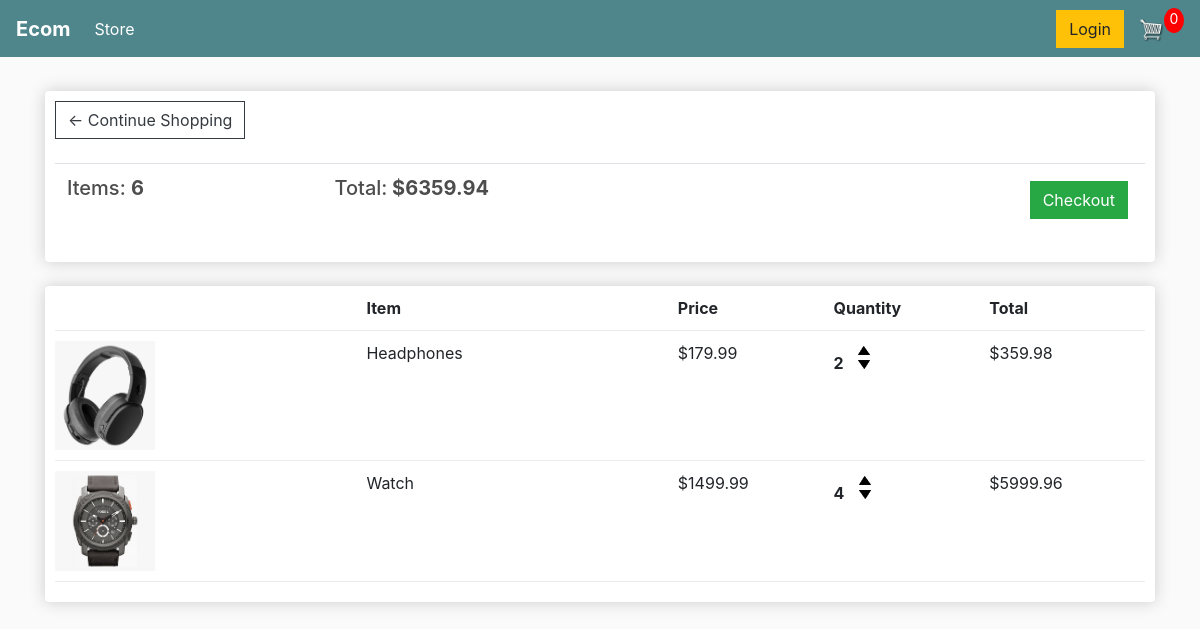
The app's page /cart/ (signed in) with its own data.
### products/models.py (models this page shows, shortened)
class Order(models.Model):
    customer = models.ForeignKey(Customer,on_delete=models.SET_NULL, null=True, blank=True)
    date_ordered = models.DateTimeField(auto_now_add=True)
    complete = models.BooleanField(default=False)
    transaction_id = models.CharField(max_length=100)
    @property
    def get_cart_total(self):
        orderitems = self.order_item_set.all()
        total = sum([item.get_total for item in orderitems])
        return total
    @property
    def get_cart_items(self):
        orderitems = self.order_item_set.all()
        total = sum([item.quantity for item in orderitems])
        return total

class Order_item(models.Model):
    product = models.ForeignKey(Product,on_delete=models.SET_NULL, null=True, blank=True)
    order = models.ForeignKey(Order,on_delete=models.SET_NULL, null=True, blank=True)
    quantity = models.IntegerField()
    date_added = models.DateTimeField(auto_now_add=True)
    @property
    def get_total(self):
        total = self.product.price * self.quantity
        return total

class Product(models.Model):
    name = models.CharField(max_length=256)
    price = models.FloatField()
    digital = models.BooleanField(default=False)
    image = models.ImageField(null = True)
    @property
    def imageURL(self):
        try:
            url = self.image.url
        except:
            url = ''
        return url

### products/views.py (the view)
# urls.py: path('cart/', views.cart, name="cart"),
def cart(request):
    if request.user.is_authenticated:
        customer = request.user.customer
        order, created = Order.objects.get_or_create(customer=customer, complete=False)
        items = order.order_item_set.all()
    else:
        items = []
        order = {'get_cart_total':0, 'get_cart_items': 0}
    context = {'items':items, 'order':order}
    return render(request,'cart.html',context)

### products/templates/cart.html
{% extends 'main.html' %}
{% load static %}
{% block content %}
	<div class="row">
		<div class="col-lg-12">
			<div class="box-element">
				<a  class="btn btn-outline-dark" href="{% url 'store' %}">&#x2190; Continue Shopping</a>
				<br>
				<br>
				<table class="table">
					<tr>
						<th><h5>Items: <strong>{{order.get_cart_items}}</strong></h5></th>
						<th><h5>Total:<strong> ${{order.get_cart_total|floatformat:2}}</strong></h5></th>
						<th>
							<a  style="float:right; margin:5px;" class="btn btn-success" href="{% url 'checkout' %}">Checkout</a>
						</th>
					</tr>
				</table>
			</div>
			<br>
			<div class="box-element">
				<div class="cart-row">
					<div style="flex:2"></div>
					<div style="flex:2"><strong>Item</strong></div>
					<div style="flex:1"><strong>Price</strong></div>
					<div style="flex:1"><strong>Quantity</strong></div>
					<div style="flex:1"><strong>Total</strong></div>
				</div>
				{% for item in items %}
				<div class="cart-row">
					<div style="flex:2"><img class="row-image" src="{{item.product.imageURL}}"></div>
					<div style="flex:2"><p>{{item.product.name}}</p></div>
					<div style="flex:1"><p>${{item.product.price|floatformat:2}}</p></div>
					<div style="flex:1">
						<p class="quantity">{{item.quantity}}</p>
						<div class="quantity">
							<img class="chg-quantity" src="{% static  'images/arrow-up.png' %}">
							<img class="chg-quantity" src="{% static  'images/arrow-down.png' %}">
						</div>
					</div>
					<div style="flex:1"><p>${{item.get_total}}</p></div>
				</div>
				{% endfor %}
			</div>
		</div>
	</div>
{% endblock content %}

### ecommerce/static/css/main.css (style rules this page uses)
body { background-color: hsl(0, 0%, 98%); }
h1,h2,h3,h4,h5,h6 { color:hsl(0, 0%, 30%); }
.box-element { box-shadow:hsl(0, 0%, 80%) 0 0 16px; background-color: #fff; border-radius: 4px; padding: 10px; }
.col-lg-4, .col-lg-6, .col-lg-8, .col-lg-12 { margin-top: 10px; }
.btn { border-radius: 0; }
.row-image { width: 100px; }
.cart-row { display: flex; align-items: flex-stretch; padding-bottom: 10px; margin-bottom: 10px; border-bottom: 1px solid #ececec; }
.quantity { display: inline-block; font-weight: 700; padding-right:10px; }
.chg-quantity { width: 12px; cursor: pointer; display: block; margin-top: 5px; transition:.1s; }

### records on screen
Order: get_cart_items "6", get_cart_total "6359.94"
Order_item: product.imageURL (picture), product.name "Headphones", product.price "179.99", quantity "2", get_total "359.98"
Order_item: product.imageURL (picture), product.name "Watch", product.price "1499.99", quantity "4", get_total "5999.96"
